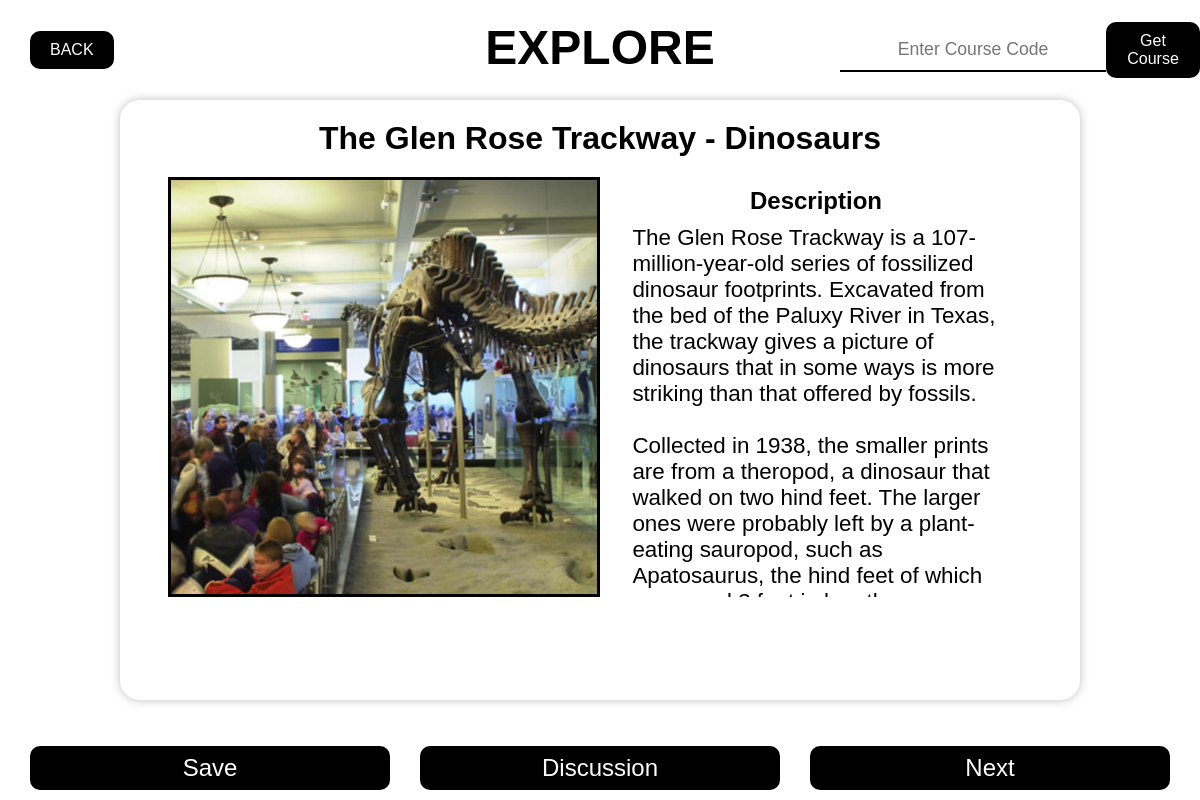
The page /course/U0J4Z5C on the database its author committed.
### backend/models.py (models this page shows)
class Item(models.Model):
    name = models.CharField(max_length=200)
    category = models.CharField(max_length=200, default="Dinosaurs")
    description = models.CharField(max_length=5000)
    description = models.TextField()
    img_url = models.URLField(null=True, blank=True)
    img = models.ImageField(null=True, upload_to='images/')
    def __str__(self):
        return f'id: {self.id}, name: {self.name}, category: {self.category}'

### backend/views.py (the view)
# urls.py: path('course/<str:code>', views.course, name="course"),
def course(request, code, index=0):
    try:
        course = Course.objects.get(code=code)
        try:
            sequence = Sequence.objects.get(course=course, index=index)
            index+=1
            print(sequence.item)
            return render(request, "course.html", {
                "item":sequence.item, "code":code, "curr_index": index-1, "next_index":index
                })
        except:
            return render(request, "course_end.html")
    except:
        return render(request, "course_not_found.html")

### backend/templates/course.html (shortened to what this page needs)
<!DOCTYPE html>
<html>
    <head>
        <link rel="stylesheet" href="../../static/style.css" type="text/css">
    </head>
    <body style="position: relative;">
        <h1 style="margin: auto; text-align: center; font-size: 3rem;" class="title">EXPLORE</h1>
        <header class="header">
            <a style="" href="../../../">BACK</a>
            <form class="course-code">
                <input type="text" name="code" placeholder="Enter Course Code" class="code-text" minlength=7 required>
                <button type="submit" onmouseover="courseDO()">Get Course</button>
            </form>
        </header>
        <main class="artifact">
            <h1>{{ item.name }} - {{ item.category }}</h1>
            <div style="height: 20px;"></div>
            <div class="artifact__content">
                <div style="background-image: url({{ item.img.url }});" class="img"></div>
                <div class="text">
                    <h3>Description</h3>
                    <p>{{ item.description | linebreaksbr }}</p>
                </div>
            </div>
            <div style="height: 20px;"></div>
        </main>
        <form class="footer" method="GET" action="{% url 'save' item_pk=item.id course_code=code index=curr_index%}">
            <button class="alink" type="submit" onclick="showPopup()">Save</button>
            <a class="alink" href="{% url 'discussion' item_pk=item.id %}">Discussion</a>
            <a class="alink" href="{% url 'course' code=code index=next_index %}">Next</a>
        </form>
    </body>
</html>

### backend/static/style.css (style rules this page uses)
* { box-sizing: border-box; margin: 0; padding: 0; }
body, html { width: 100vw; height: 100%; }
body { font-family: Arial, Helvetica, sans-serif; position: relative; }
.artifact { background-color: white; border: none; width: 80%; height: 75%; position: relative; border-radius: 20px; box-shadow: 0px 0px 10px 0px #bfbfbf; margin: auto; }
.artifact > h1 { margin: auto; text-align: center; padding-top: 20px; }
.artifact__content { width: 90%; display: flex; flex-direction: row; align-items: stretch; height: 70%; margin: auto; }
.artifact__content > div { width: 50%; }
.artifact__content > .text { overflow: scroll; }
.artifact__content > .text > p { width: 85%; margin: auto; margin-top: 10px; font-size: 1.4rem; }
.artifact__content > .text > h3 { margin: auto; text-align: center; font-size: 1.5rem; margin-top: 10px; }
.artifact__content > .img { background-size: cover; background-position: center; border: solid 3px black; }
.course-code { height: fit-content; width: 30%; border-radius: 20px; background-color: white; display: flex; flex-direction: row; align-items: center; justify-content: flex-end; }
.course-code > input { border: none; border-bottom: solid 2px black; padding: 10px 20px; font-size: 1.1rem; display: block; margin: auto; text-align: center; }
.course-code > button { background-color: black; color: white; padding: 10px 20px; margin-top: 20px; border: none; font-size: 1rem; display: block; margin: auto; margin-top: 20px; border-radius: 10px; margin-bottom: 20px; }
.header { display: flex; flex-direction: row; justify-content: space-between; align-items: center; height: 100px; align-content: center; }
.header > a { text-decoration: none; display: block; background-color: black; font-size: 1rem; padding: 10px 20px; margin-left: 30px; color: white; border-radius: 10px; }
.footer { margin-bottom: 0; display: flex; width: 100%; justify-content: space-evenly; align-items: center; position: absolute; bottom: 10px; height: fit-content; }
.footer > .alink { width: 30%; display: block; text-align: center; background-color: black; color: white; text-decoration: none; border-radius: 10px; padding: 8px 0px; font-size: 1.5rem; border: none; }

### backend/templates/course.html (style rules this page uses)
.title { position: absolute; margin: auto; text-align: center; top: 20px; left: 50%; transform: translateX(-50%); }

### rows shown on the page
Item: name "The Glen Rose Trackway", category "Dinosaurs", img (picture), description "The Glen Rose Trackway is a 107-million-year-old series of fossilized dinosaur footprints. Excavated from the bed of the Paluxy River in Texas, the trackway gives a picture of dinosaurs that in some ways is more striking than that offered by fossils. Collected in 1938, the smaller prints are from a theropod, a dinosaur that walked on two hind feet. The larger ones were probably left by a plant-eating sauropod, such as Apatosaurus, the hind feet of which…"
